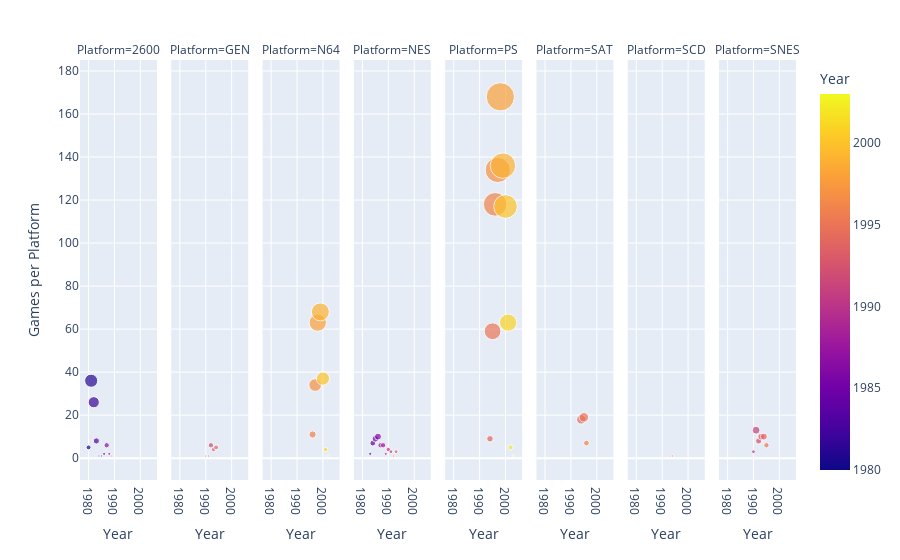

Notebook code for this chart:
### Code cell
fig = px.scatter(games_by_year, x="Year", y="Games per Platform",
                size="Games per Platform", color="Year", facet_col="Platform")
fig.show()

### Figure 1 — Plotly figure (JSON) as saved in the notebook; plotly's stock layout.template omitted (floating-point values rounded to 4 significant figures)
{"data": [{"hovertemplate": "Platform=2600<br>Year=%{marker.color}<br>Games per Platform=%{marker.size}<extra></extra>", "legendgroup": "", "marker": {"color": [1980, 1981, 1982, 1983, 1984, 1985, 1986, 1987, 1988, 1989], "coloraxis": "coloraxis", "size": [5, 36, 26, 8, 1, 1, 2, 6, 2, 1], "sizemode": "area", "sizeref": 0.42, "symbol": "circle"}, "mode": "markers", "name": "", "orientation": "v", "showlegend": false, "type": "scatter", "x": [1980, 1981, 1982, 1983, 1984, 1985, 1986, 1987, 1988, 1989], "xaxis": "x", "y": [5, 36, 26, 8, 1, 1, 2, 6, 2, 1], "yaxis": "y"}, {"hovertemplate": "Platform=GEN<br>Year=%{marker.color}<br>Games per Platform=%{marker.size}<extra></extra>", "legendgroup": "", "marker": {"color": [1990, 1991, 1992, 1993, 1994], "coloraxis": "coloraxis", "size": [1, 1, 6, 4, 5], "sizemode": "area", "sizeref": 0.42, "symbol": "circle"}, "mode": "markers", "name": "", "orientation": "v", "showlegend": false, "type": "scatter", "x": [1990, 1991, 1992, 1993, 1994], "xaxis": "x2", "y": [1, 1, 6, 4, 5], "yaxis": "y2"}, {"hovertemplate": "Platform=N64<br>Year=%{marker.color}<br>Games per Platform=%{marker.size}<extra></extra>", "legendgroup": "", "marker": {"color": [1996, 1997, 1998, 1999, 2000, 2001, 2002], "coloraxis": "coloraxis", "size": [11, 34, 63, 68, 37, 4, 1], "sizemode": "area", "sizeref": 0.42, "symbol": "circle"}, "mode": "markers", "name": "", "orientation": "v", "showlegend": false, "type": "scatter", "x": [1996, 1997, 1998, 1999, 2000, 2001, 2002], "xaxis": "x3", "y": [11, 34, 63, 68, 37, 4, 1], "yaxis": "y3"}, {"hovertemplate": "Platform=NES<br>Year=%{marker.color}<br>Games per Platform=%{marker.size}<extra></extra>", "legendgroup": "", "marker": {"color": [1983, 1984, 1985, 1986, 1987, 1988, 1989, 1990, 1991, 1992, 1993], "coloraxis": "coloraxis", "size": [2, 7, 9, 10, 6, 6, 2, 4, 3, 1, 3], "sizemode": "area", "sizeref": 0.42, "symbol": "circle"}, "mode": "markers", "name": "", "orientation": "v", "showlegend": false, "type": "scatter", "x": [1983, 1984, 1985, 1986, 1987, 1988, 1989, 1990, 1991, 1992, 1993], "xaxis": "x4", "y": [2, 7, 9, 10, 6, 6, 2, 4, 3, 1, 3], "yaxis": "y4"}, {"hovertemplate": "Platform=PS<br>Year=%{marker.color}<br>Games per Platform=%{marker.size}<extra></extra>", "legendgroup": "", "marker": {"color": [1994, 1995, 1996, 1997, 1998, 1999, 2000, 2001, 2002, 2003], "coloraxis": "coloraxis", "size": [9, 59, 118, 134, 168, 136, 117, 63, 5, 1], "sizemode": "area", "sizeref": 0.42, "symbol": "circle"}, "mode": "markers", "name": "", "orientation": "v", "showlegend": false, "type": "scatter", "x": [1994, 1995, 1996, 1997, 1998, 1999, 2000, 2001, 2002, 2003], "xaxis": "x5", "y": [9, 59, 118, 134, 168, 136, 117, 63, 5, 1], "yaxis": "y5"}, {"hovertemplate": "Platform=SAT<br>Year=%{marker.color}<br>Games per Platform=%{marker.size}<extra></extra>", "legendgroup": "", "marker": {"color": [1994, 1995, 1996], "coloraxis": "coloraxis", "size": [18, 19, 7], "sizemode": "area", "sizeref": 0.42, "symbol": "circle"}, "mode": "markers", "name": "", "orientation": "v", "showlegend": false, "type": "scatter", "x": [1994, 1995, 1996], "xaxis": "x6", "y": [18, 19, 7], "yaxis": "y6"}, {"hovertemplate": "Platform=SCD<br>Year=%{marker.color}<br>Games per Platform=%{marker.size}<extra></extra>", "legendgroup": "", "marker": {"color": [1993, 1994], "coloraxis": "coloraxis", "size": [1, 1], "sizemode": "area", "sizeref": 0.42, "symbol": "circle"}, "mode": "markers", "name": "", "orientation": "v", "showlegend": false, "type": "scatter", "x": [1993, 1994], "xaxis": "x7", "y": [1, 1], "yaxis": "y7"}, {"hovertemplate": "Platform=SNES<br>Year=%{marker.color}<br>Games per Platform=%{marker.size}<extra></extra>", "legendgroup": "", "marker": {"color": [1990, 1991, 1992, 1993, 1994, 1995, 1996], "coloraxis": "coloraxis", "size": [3, 13, 8, 10, 10, 6, 1], "sizemode": "area", "sizeref": 0.42, "symbol": "circle"}, "mode": "markers", "name": "", "orientation": "v", "showlegend": false, "type": "scatter", "x": [1990, 1991, 1992, 1993, 1994, 1995, 1996], "xaxis": "x8", "y": [3, 13, 8, 10, 10, 6, 1], "yaxis": "y8"}], "layout": {"annotations": [{"font": {}, "showarrow": false, "text": "Platform=2600", "x": 0.05375, "xanchor": "center", "xref": "paper", "y": 1, "yanchor": "bottom", "yref": "paper"}, {"font": {}, "showarrow": false, "text": "Platform=GEN", "x": 0.1812, "xanchor": "center", "xref": "paper", "y": 1, "yanchor": "bottom", "yref": "paper"}, {"font": {}, "showarrow": false, "text": "Platform=N64", "x": 0.3087, "xanchor": "center", "xref": "paper", "y": 1, "yanchor": "bottom", "yref": "paper"}, {"font": {}, "showarrow": false, "text": "Platform=NES", "x": 0.4363, "xanchor": "center", "xref": "paper", "y": 1, "yanchor": "bottom", "yref": "paper"}, {"font": {}, "showarrow": false, "text": "Platform=PS", "x": 0.5637, "xanchor": "center", "xref": "paper", "y": 1, "yanchor": "bottom", "yref": "paper"}, {"font": {}, "showarrow": false, "text": "Platform=SAT", "x": 0.6912, "xanchor": "center", "xref": "paper", "y": 1, "yanchor": "bottom", "yref": "paper"}, {"font": {}, "showarrow": false, "text": "Platform=SCD", "x": 0.8188, "xanchor": "center", "xref": "paper", "y": 1, "yanchor": "bottom", "yref": "paper"}, {"font": {}, "showarrow": false, "text": "Platform=SNES", "x": 0.9463, "xanchor": "center", "xref": "paper", "y": 1, "yanchor": "bottom", "yref": "paper"}], "coloraxis": {"colorbar": {"title": {"text": "Year"}}, "colorscale": [[0, "#0d0887"], [0.1111, "#46039f"], [0.2222, "#7201a8"], [0.3333, "#9c179e"], [0.4444, "#bd3786"], [0.5556, "#d8576b"], [0.6667, "#ed7953"], [0.7778, "#fb9f3a"], [0.8889, "#fdca26"], [1, "#f0f921"]]}, "legend": {"itemsizing": "constant", "tracegroupgap": 0}, "margin": {"t": 60}, "xaxis": {"anchor": "y", "domain": [0, 0.1075], "title": {"text": "Year"}}, "xaxis2": {"anchor": "y2", "domain": [0.1275, 0.235], "matches": "x", "title": {"text": "Year"}}, "xaxis3": {"anchor": "y3", "domain": [0.255, 0.3625], "matches": "x", "title": {"text": "Year"}}, "xaxis4": {"anchor": "y4", "domain": [0.3825, 0.49], "matches": "x", "title": {"text": "Year"}}, "xaxis5": {"anchor": "y5", "domain": [0.51, 0.6175], "matches": "x", "title": {"text": "Year"}}, "xaxis6": {"anchor": "y6", "domain": [0.6375, 0.745], "matches": "x", "title": {"text": "Year"}}, "xaxis7": {"anchor": "y7", "domain": [0.765, 0.8725], "matches": "x", "title": {"text": "Year"}}, "xaxis8": {"anchor": "y8", "domain": [0.8925, 1], "matches": "x", "title": {"text": "Year"}}, "yaxis": {"anchor": "x", "domain": [0, 1], "title": {"text": "Games per Platform"}}, "yaxis2": {"anchor": "x2", "domain": [0, 1], "matches": "y", "showticklabels": false}, "yaxis3": {"anchor": "x3", "domain": [0, 1], "matches": "y", "showticklabels": false}, "yaxis4": {"anchor": "x4", "domain": [0, 1], "matches": "y", "showticklabels": false}, "yaxis5": {"anchor": "x5", "domain": [0, 1], "matches": "y", "showticklabels": false}, "yaxis6": {"anchor": "x6", "domain": [0, 1], "matches": "y", "showticklabels": false}, "yaxis7": {"anchor": "x7", "domain": [0, 1], "matches": "y", "showticklabels": false}, "yaxis8": {"anchor": "x8", "domain": [0, 1], "matches": "y", "showticklabels": false}}}
